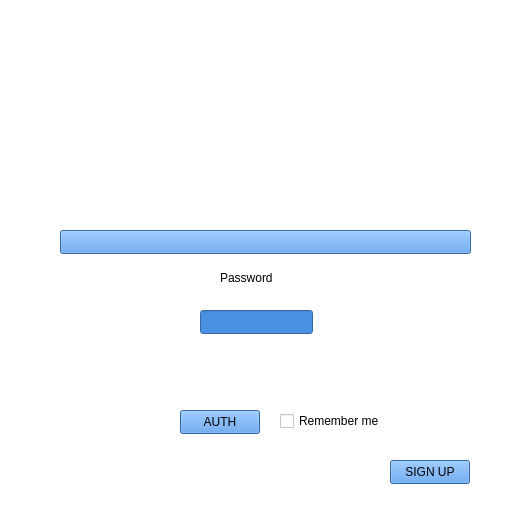
<?xml version="1.0" encoding="UTF-8"?>
<ui version="4.0">
 <class>login</class>
 <widget class="QMainWindow" name="login">
  <property name="geometry">
   <rect>
    <x>0</x>
    <y>0</y>
    <width>506</width>
    <height>515</height>
   </rect>
  </property>
  <property name="windowTitle">
   <string>login</string>
  </property>
  <property name="styleSheet">
   <string notr="true">background-color: rgb(255, 255, 255);
   </string>
  </property>
  <widget class="QWidget" name="centralwidget">
   <widget class="QLabel" name="label_2">
    <property name="geometry">
     <rect>
      <x>220</x>
      <y>270</y>
      <width>71</width>
      <height>16</height>
     </rect>
    </property>
    <property name="styleSheet">
     <string notr="true">color: rgb(0, 0, 0);</string>
    </property>
    <property name="text">
     <string>Password</string>
    </property>
   </widget>
   <widget class="QLineEdit" name="pass">
    <property name="geometry">
     <rect>
      <x>200</x>
      <y>310</y>
      <width>113</width>
      <height>24</height>
     </rect>
    </property>
    <property name="styleSheet">
     <string notr="true">background-color:#4A90E2;</string>
    </property>
    <property name="echoMode">
     <enum>QLineEdit::EchoMode::Password</enum>
    </property>
   </widget>
   <widget class="QPushButton" name="loginbtn">
    <property name="geometry">
     <rect>
      <x>180</x>
      <y>410</y>
      <width>80</width>
      <height>24</height>
     </rect>
    </property>
    <property name="styleSheet">
     <string notr="true">background-color:#4A90E2;</string>
    </property>
    <property name="text">
     <string>AUTH</string>
    </property>
   </widget>
   <widget class="QPushButton" name="hwidbtn">
    <property name="geometry">
     <rect>
      <x>60</x>
      <y>230</y>
      <width>411</width>
      <height>24</height>
     </rect>
    </property>
    <property name="styleSheet">
     <string notr="true">background-color:#4A90E2;</string>
    </property>
    <property name="text">
     <string/>
    </property>
   </widget>
   <widget class="QLabel" name="label_3">
    <property name="geometry">
     <rect>
      <x>10</x>
      <y>40</y>
      <width>491</width>
      <height>151</height>
     </rect>
    </property>
    <property name="styleSheet">
     <string notr="true">image: url(:/new/prefix1/logo1.png);</string>
    </property>
    <property name="text">
     <string/>
    </property>
   </widget>
   <widget class="QLabel" name="label_4">
    <property name="geometry">
     <rect>
      <x>-100</x>
      <y>-90</y>
      <width>251</width>
      <height>201</height>
     </rect>
    </property>
    <property name="styleSheet">
     <string notr="true">image: url(:/new/prefix1/823.jpg);</string>
    </property>
    <property name="text">
     <string/>
    </property>
   </widget>
   <widget class="QLabel" name="label_5">
    <property name="geometry">
     <rect>
      <x>370</x>
      <y>-80</y>
      <width>251</width>
      <height>201</height>
     </rect>
    </property>
    <property name="styleSheet">
     <string notr="true">image: url(:/new/prefix1/823.jpg);</string>
    </property>
    <property name="text">
     <string/>
    </property>
   </widget>
   <widget class="QCheckBox" name="checkBox">
    <property name="geometry">
     <rect>
      <x>280</x>
      <y>410</y>
      <width>121</width>
      <height>22</height>
     </rect>
    </property>
    <property name="styleSheet">
     <string notr="true">color:black</string>
    </property>
    <property name="text">
     <string>Remember me</string>
    </property>
   </widget>
   <widget class="QPushButton" name="signup">
    <property name="geometry">
     <rect>
      <x>390</x>
      <y>460</y>
      <width>80</width>
      <height>24</height>
     </rect>
    </property>
    <property name="styleSheet">
     <string notr="true">background-color:#4A90E2;</string>
    </property>
    <property name="text">
     <string>SIGN UP</string>
    </property>
   </widget>
  </widget>
 </widget>
 <resources/>
 <connections/>
</ui>
